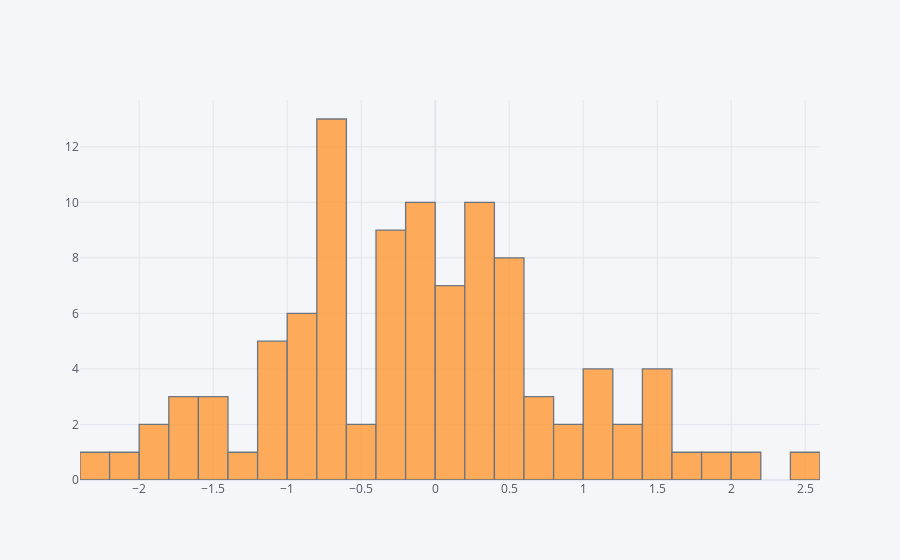

The code cell stored with this chart in its notebook:
### Markdown cell above
## histogram

### Code cell
df['A'].iplot(kind='hist',bins=25)

### Figure 1 — Plotly figure (JSON) as saved in the notebook; plotly's stock layout.template omitted (floating-point values rounded to 4 significant figures)
{"data": [{"histfunc": "count", "histnorm": "", "marker": {"color": "rgba(255, 153, 51, 1.0)", "line": {"color": "#4D5663", "width": 1.3}}, "name": "A", "nbinsx": 25, "opacity": 0.8, "orientation": "v", "type": "histogram", "x": [0.4621, -0.853, -1.159, -0.7063, 0.115, 0.56, 0.7706, 1.674, 0.5473, -0.0481, -0.3391, -1.614, -1.652, 0.3743, -0.7281, -0.677, -1.003, 0.3756, 1.404, 1.594, 0.1079, -0.2859, 0.3758, 1.808, -0.1406, 0.1597, -1.419, 0.8098, 0.2792, -0.1531, -0.3571, -1.501, -0.006587, 1.082, -0.8041, 2.045, -0.8032, -0.7707, 0.3967, 1.356, -0.0224, -0.1, 0.2073, -0.4358, 0.3746, -0.1281, -2.1, -1.783, -2.235, -0.316, 0.3845, -1.02, 0.3964, -1.226, -1.86, 0.5593, 1.023, -0.1503, 0.08831, -0.715, -0.4857, -0.7639, -0.666, -1.078, -0.6738, -0.8251, 0.9326, -1.966, -0.09235, -0.3321, -0.9916, 1.17, 0.1652, 0.5743, 0.5205, 0.4162, -0.7522, -0.3398, -0.2093, 0.6481, 0.4149, 1.217, -0.001512, 1.03, 1.5, -0.3392, -0.3519, -1.024, -0.7735, -0.6301, 0.01441, -1.4, 2.479, 0.6329, 0.06074, 0.3953, -0.6733, -0.7213, -0.8261, 1.499]}], "layout": {"barmode": "overlay", "legend": {"bgcolor": "#F5F6F9", "font": {"color": "#4D5663"}}, "paper_bgcolor": "#F5F6F9", "plot_bgcolor": "#F5F6F9", "title": {"font": {"color": "#4D5663"}}, "xaxis": {"gridcolor": "#E1E5ED", "showgrid": true, "tickfont": {"color": "#4D5663"}, "title": {"font": {"color": "#4D5663"}, "text": ""}, "zerolinecolor": "#E1E5ED"}, "yaxis": {"gridcolor": "#E1E5ED", "showgrid": true, "tickfont": {"color": "#4D5663"}, "title": {"font": {"color": "#4D5663"}, "text": ""}, "zerolinecolor": "#E1E5ED"}}}
